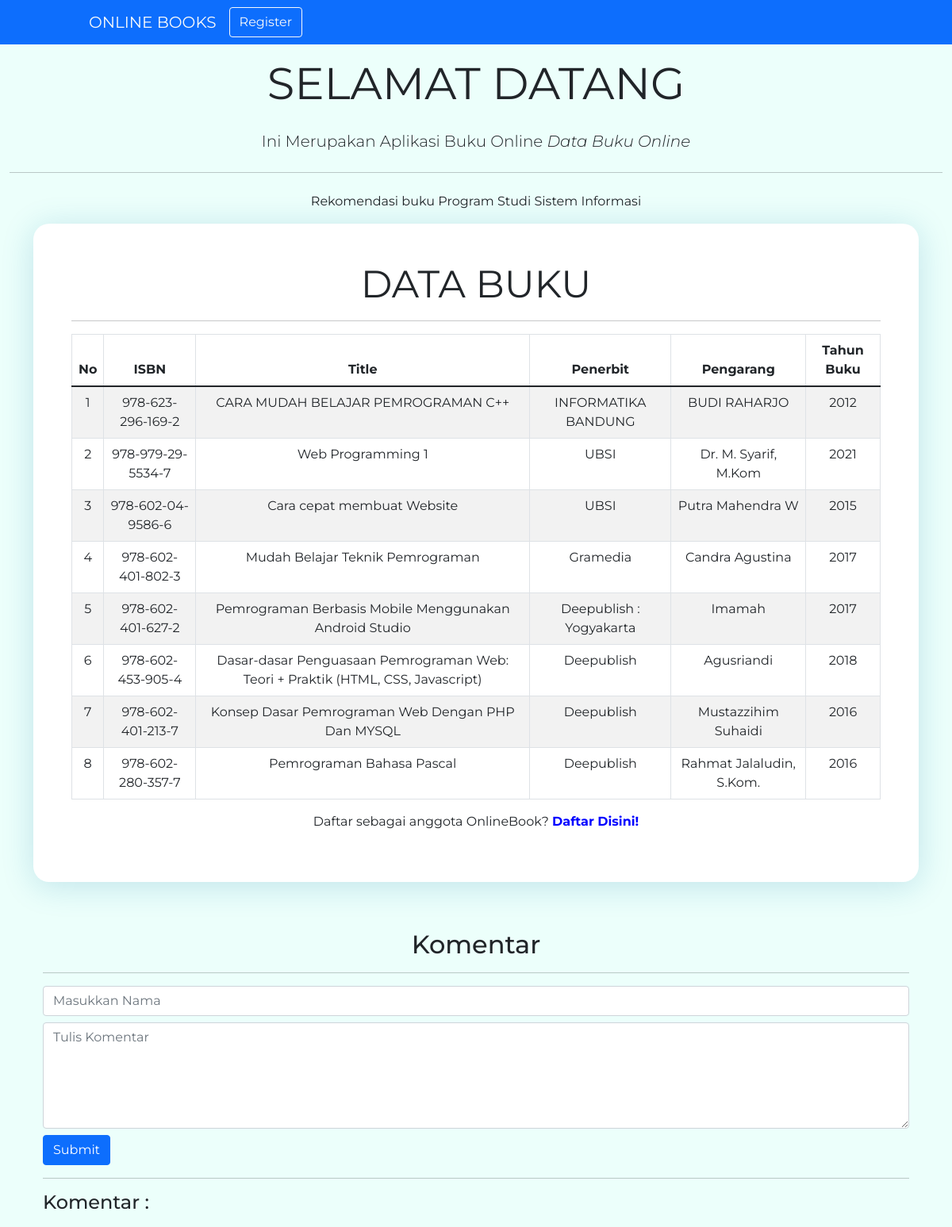
The page / on the database its author committed.
### tables this page shows
CREATE TABLE `tbl_buku` (
  `id_buku` int(11) NOT NULL,
  `isbn` varchar(255) DEFAULT NULL,
  `title` varchar(255) DEFAULT NULL,
  `penerbit` varchar(255) DEFAULT NULL,
  `pengarang` varchar(255) DEFAULT NULL,
  `thn_buku` varchar(255) DEFAULT NULL
);

### index.php (the view, shortened to what this page needs)
<!doctype html>
<html lang="en">
  <head>
    <link href="https://cdn.jsdelivr.net/npm/bootstrap@5.1.3/dist/css/bootstrap.min.css" rel="stylesheet" />
    <link rel="stylesheet" href="https://cdn.jsdelivr.net/npm/bootstrap-icons@1.4.1/font/bootstrap-icons.css" />
    <link href="/your-path-to-fontawesome/css/all.css" rel="stylesheet" />
    <link rel="stylesheet" href="https://maxcdn.bootstrapcdn.com/font-awesome.min.css" />
    <link rel="stylesheet" href="css/style.css" />
  </head>
  <body style="background-color: rgb(236, 255, 251);">
	<nav class="navbar navbar-collapse bg-primary">
	<div class="container-fluid  col-lg-10">
		<a class="navbar-brand text-light"> ONLINE BOOKS </a>
    <ul class="navbar-nav me-auto mb-2 mb-lg-0">
        <li class="nav-item">
			<a href="register.php" class="btn btn-outline-light">Register</a>
        </li>
	</div>
	</nav>
    <section id="awal">
        <div class="container-fluid text-center">
            <h1 class="display-4 py-3"><strong>SELAMAT DATANG</strong></h1>
            <p class="lead">Ini Merupakan Aplikasi Buku Online <i>Data Buku Online</i></p>
            <hr class="my-4">
            <p>Rekomendasi buku Program Studi Sistem Informasi</p>
        </div>
    </section>
    <div class="container">
      <div class="card-putih p-5">
        <div class="row g-5">
          <div class="col-md-12">
            <article class="blog-post">
            <h2 class="display-5 text-center"><b>DATA BUKU</b></h2>
            <hr>
              <div class="table-responsive">
                        <table id="example1" class="table table-bordered table-striped table text-center" width="100%">
                            <thead>
                                <tr>
                                    <th>No</th>
                                    <th>ISBN</th>
                                    <th>Title</th>
                                    <th>Penerbit</th>
                                    <th>Pengarang</th>
                                    <th>Tahun Buku</th>
                                </tr>
                            </thead>
                            <tbody>
                            <?php include "queryDB.php";
                              $data_buku = mysqli_query($conn,"SELECT * FROM tbl_buku");
                              $no =1;
                              while ($isi = mysqli_fetch_array($data_buku)) {
                            ?>
                                <tr>
                                    <td><?=$no;?></td>
                                    <td><?=$isi['isbn'];?></td>
                                    <td><?=$isi['title'];?></td>
                                    <td><?=$isi['penerbit'];?></td>
                                    <td><?=$isi['pengarang'];?></td>
                                    <td><?=$isi['thn_buku'];?></td>
                                </tr>
                            <?php $no++;}?>
                            </tbody>
                        </table>
              </div>
            </article>
          </div>
        </div>
            <div class="text-center">
                <p>Daftar sebagai anggota OnlineBook? <a href="register.php" style="color: blue;"><b>Daftar
                    Disini!</a></b></p>
            </div>
      </div>
      <div class="container mb-3">
        <h2 align="center" style="margin: 60px 10px 10px 10px;">Komentar</h2><hr>
        <form method="POST" id="form_komen">
            <div class="form-group mb-2">
                <input type="text" name="nama_pengirim" id="nama_pengirim" class="form-control" placeholder="Masukkan Nama" />
            </div>
            <div class="form-group mb-2">
                <textarea name="komen" id="komen" class="form-control" placeholder="Tulis Komentar" rows="5"></textarea>
            </div>
            <div class="form-group">
                <input type="submit" name="submit" id="submit" class="btn btn-primary" value="Submit" />
            </div>
        </form>
        <hr>
        <h4 class="mb-3">Komentar :</h4>
        </div>
  </body>
</html>

### css/style.css (style rules this page uses)
body { margin: 0; padding: 0; background-color: #f3f8fe; font-family: 'Montserrat', sans-serif; }
a { text-decoration: none; }
.card-putih { background: #ffffff; box-shadow: 0px 5px 40px rgba(14, 118, 170, 0.2); border-radius: 20px; }

### rows shown on the page
tbl_buku: isbn "978-623-296-169-2", title "CARA MUDAH BELAJAR PEMROGRAMAN C++", penerbit "INFORMATIKA BANDUNG", pengarang "BUDI RAHARJO", thn_buku "2012"
tbl_buku: isbn "978-979-29-5534-7", title "Web Programming 1", penerbit "UBSI", pengarang "Dr. M. Syarif, M.Kom", thn_buku "2021"
tbl_buku: isbn "978-602-04-9586-6", title "Cara cepat membuat Website", penerbit "UBSI", pengarang "Putra Mahendra W", thn_buku "2015"
tbl_buku: isbn "978-602-401-802-3", title "Mudah Belajar Teknik Pemrograman", penerbit "Gramedia", pengarang "Candra Agustina", thn_buku "2017"
tbl_buku: isbn "978-602-401-627-2", title "Pemrograman Berbasis Mobile Menggunakan Android Studio", penerbit "Deepublish : Yogyakarta", pengarang "Imamah", thn_buku "2017"
tbl_buku: isbn "978-602-453-905-4", title "Dasar-dasar Penguasaan Pemrograman Web: Teori + Praktik (HTML, CSS, Javascript)", penerbit "Deepublish", pengarang "Agusriandi", thn_buku "2018"
tbl_buku: isbn "978-602-401-213-7", title "Konsep Dasar Pemrograman Web Dengan PHP Dan MYSQL", penerbit "Deepublish", pengarang "Mustazzihim Suhaidi", thn_buku "2016"
tbl_buku: isbn "978-602-280-357-7", title "Pemrograman Bahasa Pascal", penerbit "Deepublish", pengarang "Rahmat Jalaludin, S.Kom.", thn_buku "2016"
